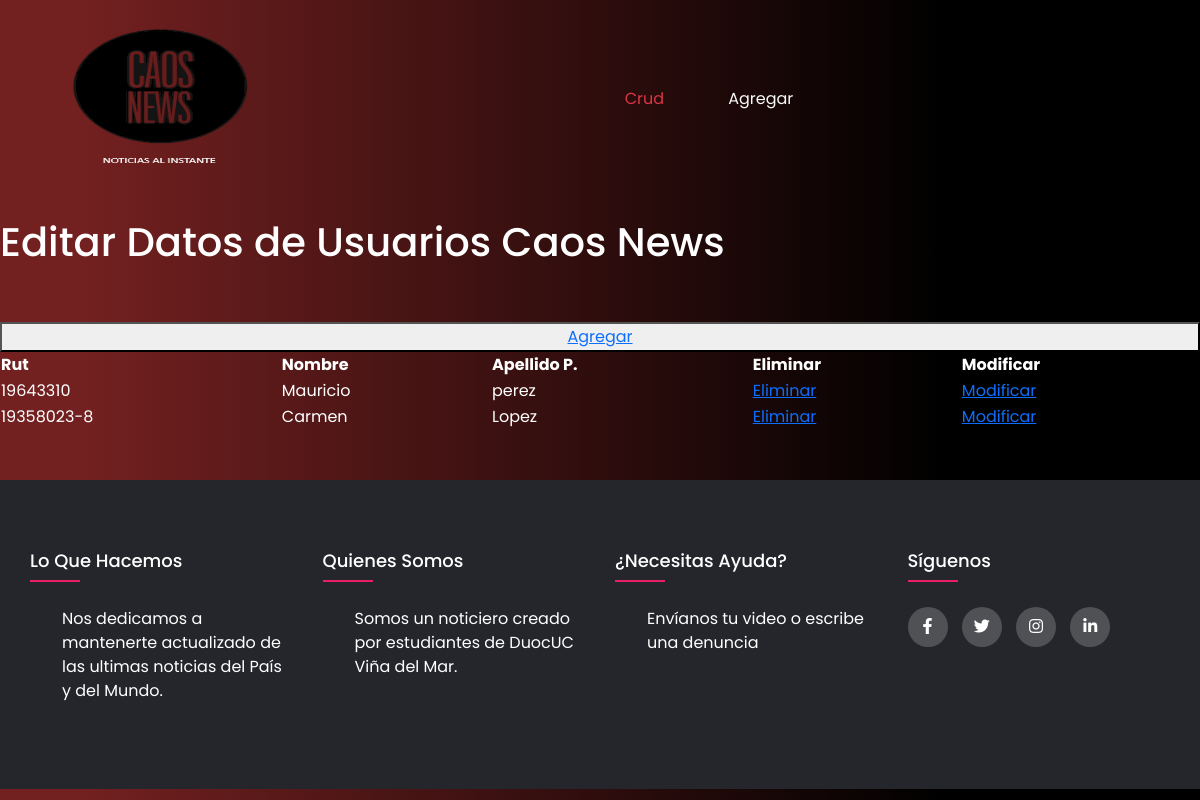
Page /usuariosCaos/crud on the committed database.
### usuariosCaos/models.py (models this page shows, shortened)
class UsuariosCaosNews(models.Model):
    rut              = models.CharField(primary_key=True, max_length=10)
    nombre           = models.CharField(max_length=20)
    apellido_paterno = models.CharField(max_length=20)
    apellido_materno = models.CharField(max_length=20)
    fecha_nacimiento = models.DateField(blank=False, null=False)
    id_genero        = models.ForeignKey('Genero',on_delete=models.CASCADE, db_column='idGenero')
    telefono         = models.CharField(max_length=45)
    email            = models.EmailField(unique=True, max_length=100, blank=True, null=True)
    direccion        = models.CharField(max_length=50, blank=True, null=True)
    activo           = models.IntegerField()

### usuariosCaos/views.py (the view)
# urls.py: path('crud', views.crud, name='crud'),
def crud(request):
        usuarios = UsuariosCaosNews.objects.all()
        context = {"usuarios": usuarios}
        return render(request, 'usuariosCaos/usuariosC_list.html', context)

### usuariosCaos/templates/usuariosCaos/usuariosC_list.html (shortened to what this page needs)
{% load static %}
<!DOCTYPE html>
<html lang="en">
<head>
  <link href="https://cdn.jsdelivr.net/npm/bootstrap@5.3.3/dist/css/bootstrap.min.css" rel="stylesheet"
>
  <link rel="stylesheet" type="text/css"
    href="https://cdnjs.cloudflare.com/ajax/libs/font-awesome/5.15.1/css/all.min.css">
  <link rel="stylesheet" href="{% static 'css/style.css'%}">
  <link rel="stylesheet" href="{% static 'css/piedepagina.css'%}">
</head>
<body>
  <header>
    {% include 'usuariosCaos/navbar_admin.html' %}
  </header>
  <h1>Editar Datos de Usuarios Caos News</h1>
  <br />
  <br />
  <button type="button">
    <a href="{% url 'usuariosAdd' %}"> Agregar </a>
  </button>
  <table>
    {% if usuarios %}
    <th>Rut</th>
    <th>Nombre</th>
    <th>Apellido P.</th>
    <th>Eliminar</th>
    <th>Modificar</th>
    {% for usuario in usuarios %}
    <tr>
      <td>{{ usuario.rut }}</td>
      <td>{{ usuario.nombre }}</td>
      <td>{{ usuario.apellido_paterno }}</td>
      <td><a href="{% url 'usuarios_del' pk=usuario.rut %}">Eliminar</a></td>
      <td><a href="{% url 'usuarios_finEdit' pk=usuario.rut %}">Modificar</a></td>
    </tr>
    {% endfor %}
    {% endif %}
  </table>
  <footer class="footer">
    {% include 'usuariosCaos/footer.html' %}
  </footer>
</body>
</html>

### rows in the picture
UsuariosCaosNews: rut "19643310", nombre "Mauricio", apellido_paterno "perez"
UsuariosCaosNews: rut "19358023-8", nombre "Carmen", apellido_paterno "Lopez"
